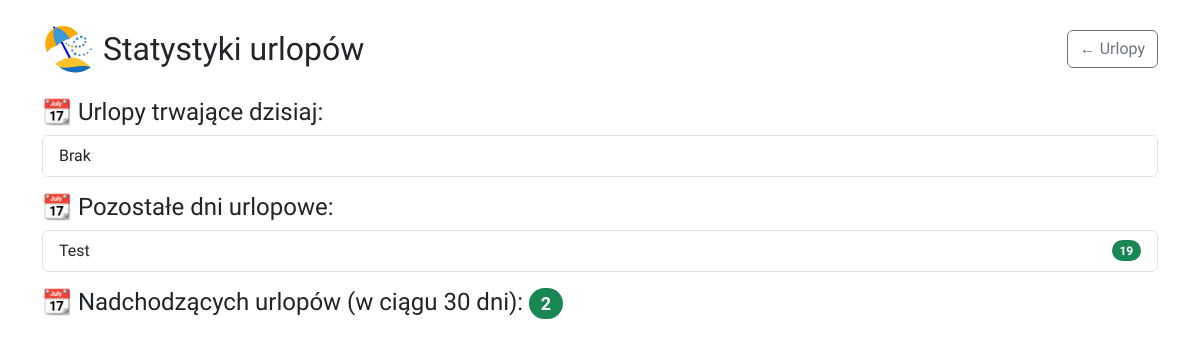
/stats, run on an earlier commit of the app's database.
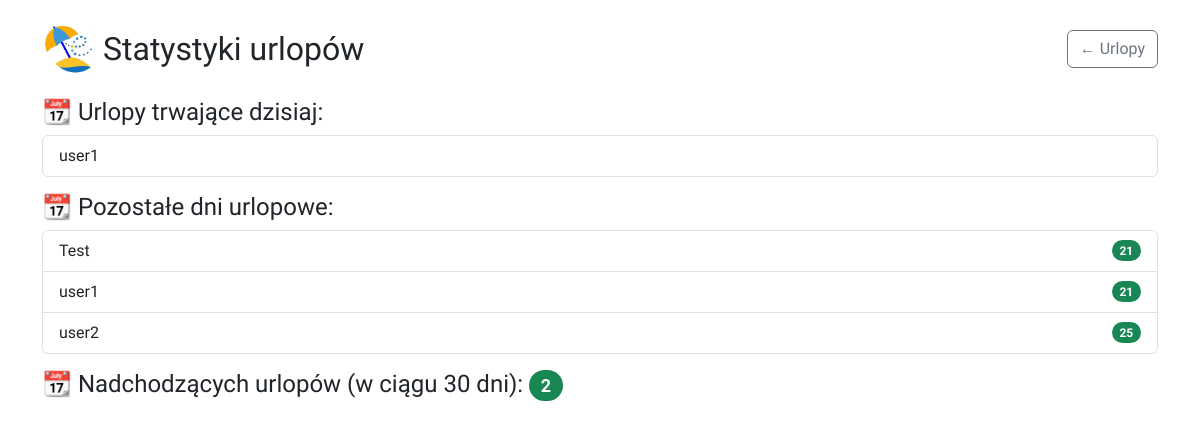
And on a later commit of the database.
### tables this page shows
CREATE TABLE users (
                id INTEGER PRIMARY KEY AUTOINCREMENT,
                username TEXT NOT NULL,
                password TEXT NOT NULL
            , role TEXT NOT NULL DEFAULT 'employee', total_days INTEGER DEFAULT 26, last_updated_year INTEGER DEFAULT 0);

### app.py (the view)
@app.route('/stats')
def stats():
    conn = get_db_connection()
    total = conn.execute("SELECT COUNT(*) FROM urlopy").fetchone()[0]
    today = conn.execute("""
        SELECT users.username FROM urlopy u
        JOIN users ON u.user_id = users.id
        WHERE date('now') BETWEEN u.start_date AND u.end_date
    """).fetchall()
    upcoming = conn.execute("""
        SELECT COUNT(*) FROM urlopy
        WHERE start_date BETWEEN date('now') AND date('now', '+30 days')
    """).fetchone()[0]
    available_days = conn.execute("""
        SELECT username, total_days
        FROM users
        WHERE role != 'admin'
        ORDER BY username
    """).fetchall()
    conn.close()
    return render_template("stats.html", total=total, today=today, upcoming=upcoming, available_days=available_days)

### app.py (called while the page is built)
def get_db_connection():
    conn = sqlite3.connect(DATABASE)
    conn.row_factory = sqlite3.Row
    return conn

### templates/stats.html (shortened to what this page needs)
<!DOCTYPE html>
<html lang="pl">
<head>
  <link href="https://cdn.jsdelivr.net/npm/bootstrap@5.3.2/dist/css/bootstrap.min.css" rel="stylesheet">
</head>
<body class="container mt-4">
  <div class="d-flex justify-content-between align-items-center mb-3 flex-wrap">
  <div class="d-flex align-items-center mb-2">
    <img src="{{ url_for('static', filename='images/logo2.jpg') }}" alt="Logo" height="50" class="me-2">
    <h2 class="mb-0" style="font-family: 'Mulish', sans-serif;">Statystyki urlopów</h2>
  </div>
  <div class="d-flex gap-2 mb-2">
    <a class="btn btn-outline-secondary" href="{{ url_for('vacations') }}" style="font-family: 'Mulish', sans-serif;">← Urlopy</a>
  </div>
</div>
  <div class="mb-3">
    <h4 style="font-family: 'Mulish', sans-serif;">📆 Urlopy trwające dzisiaj:</h4>
    <ul class="list-group">
      {% for row in today %}
        <li class="list-group-item" style="font-family: 'Mulish', sans-serif;">{{ row[0] }}</li>
      {% else %}
        <li class="list-group-item" style="font-family: 'Mulish', sans-serif;">Brak</li>
      {% endfor %}
    </ul>
  </div>
  <div class="mb-3">
    <h4 style="font-family: 'Mulish', sans-serif;">📆 Pozostałe dni urlopowe:</h4>
    <ul class="list-group">
      {% for user, days in available_days %}
        <li class="list-group-item d-flex justify-content-between align-items-center" style="font-family: 'Mulish', sans-serif;">
          {{ user }}
          <span class="badge bg-success rounded-pill" style="font-family: 'Mulish', sans-serif;">{{ days }}</span>
        </li>
      {% endfor %}
    </ul>
  </div>
  <div class="mb-3">
  <h4 style="font-family: 'Mulish', sans-serif;">
    📆 Nadchodzących urlopów (w ciągu 30 dni):
    <span class="badge bg-success rounded-pill" style="font-family: 'Mulish', sans-serif;">{{ upcoming }}</span>
  </h4>
  </div>
</body>
</html>

What changed in the data, as far as the page shows it:
added users: username "user1", total_days "21"
changed users "Test": total_days "19" → "21"
added users: username "user2", total_days "25", shown under "📆 Pozostałe dni urlopowe:"
Also different on the page:
text no longer shown: "Brak"
